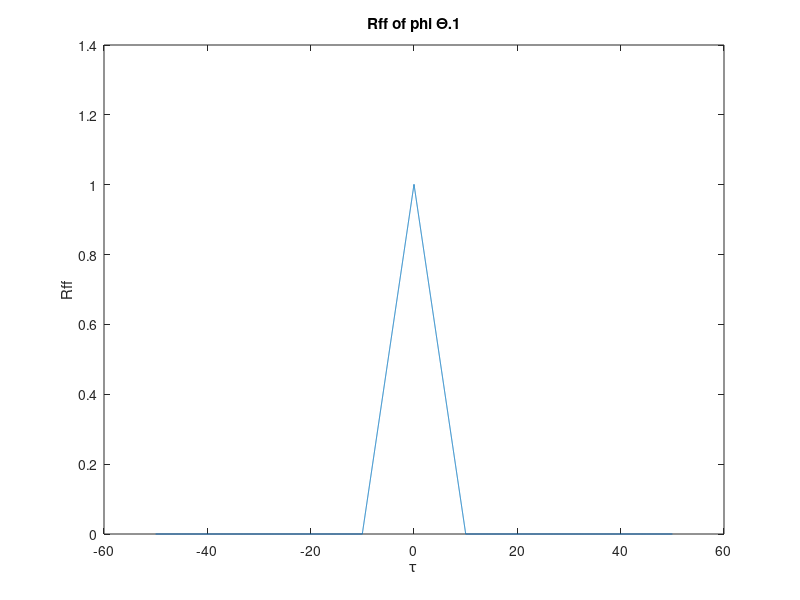
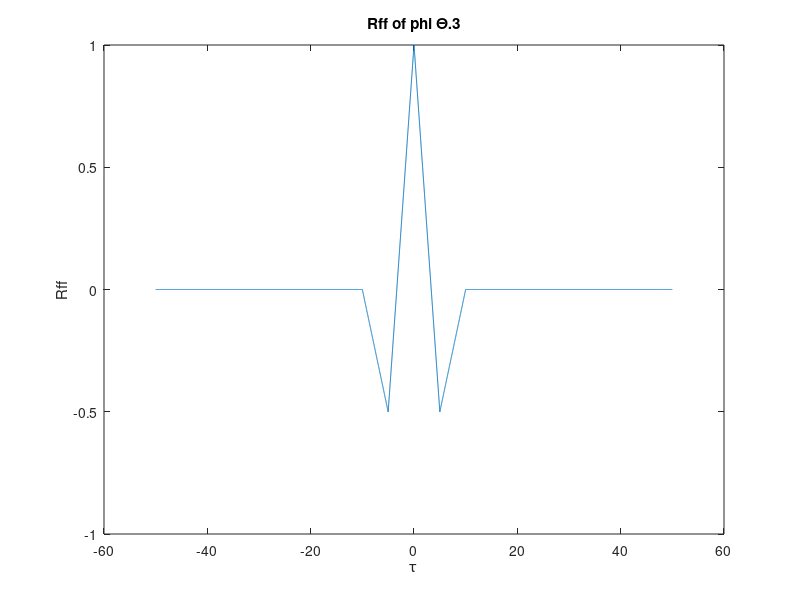

Write MATLAB code to recreate these figures, in order. (Note: this script raises an error after producing the figures.)
%TELECOMMUNICATION SYSTEMS I
%exercise 1
%authors-Panagiotis Sklavos/Giannis Peridis

%MATLAB CODE
clear all;
close all;
clc;
format compact;

disp('press any key to see the two Rff graphs of the theoritical questions')
pause
%Th.1 Let T=10. ,Ts =0.01
T=10;
Ts=0.01;
t=-25:Ts:25;
phi=zeros(1,length(t));
phi(abs(t)<= T/2)=1/sqrt(T);

%plot(t,phi)
t_rev=-t(end:-1:1);
phi_rev=phi(end:-1:1);
tconv=t(1)+t_rev(1):Ts:t(end)+t_rev(end);
Rff=conv(phi,phi_rev)*Ts;
plot(tconv,Rff)
xlabel('\tau');
ylabel('Rff');
title('Rff of phi \Theta.1');


%Th.3 Let T=10. ,Ts =0.01
figure();
Rff=zeros(1,length(tconv));
Rff(-T<=tconv & tconv<-T/2)=-1-tconv(-T<=tconv & tconv<-T/2)/T;
Rff(-T/2<=tconv & tconv<0)=1+3*tconv(-T/2<=tconv & tconv<0)/T;
Rff(0<=tconv & tconv<T/2)=1-3*tconv(0<=tconv & tconv<T/2)/T;
Rff(T/2<=tconv & tconv<T)=-1+tconv(T/2<=tconv & tconv<T)/T;
plot(tconv,Rff)
xlabel('\tau');
ylabel('Rff');
title('Rff of phi \Theta.3');

%A.1
%intialization of symbol period T,oversampling factor over,
%parameter A(half duration of the pulse) and roll-off factor a
T=10^-3;
over=10;
A=4;
a=[0 0.5 1];

%creating srrc pulses
[f1,t1]=srrc_pulse(T,over,A,a(1));
[f2,t2]=srrc_pulse(T,over,A,a(2));
[f3,t3]=srrc_pulse(T,over,A,a(3));

%creating graph of the pulses in the same plot
disp('press any key to see the graph of the srrc pulses with diferrent a')
pause
figure();
plot(t1,f1);
hold on;
plot(t2,f2);
plot(t3,f3);
title('srrc pulses with different a')
xlabel('t=time in seconds');
ylabel('f=srrc pulse');
legend('a = 0', 'a = 0.5', 'a = 1');

%A.2
%intialization of sampling period Ts,sampling frequency Fs,
%parameter Nf(number of equidistant points) and F axis
Ts=T/over;
Fs=1/Ts;
Nf=2048;
F=[-Fs/2:Fs/Nf:Fs/2-Fs/Nf];

%creating fast fourier transformations
F1= fftshift(fft(f1,Nf)*Ts);
F2= fftshift(fft(f2,Nf)*Ts);
F3= fftshift(fft(f3,Nf)*Ts);

%creating the energy density spectrumd
edsF1=abs(F1).^2;
edsF2=abs(F2).^2;
edsF3=abs(F3).^2;

%creating graph of the energy density spectrums
%in the same plot
disp('press any key to see the graph of the energy density spectrums')
pause
figure();
plot(F,edsF1);
hold on;
plot(F,edsF2);
plot(F,edsF3);
title('energy density spectrums');
xlabel('F=frequency in Hz');
ylabel('fedF=energy density spectrum of srrc pulses');
legend('a = 0', 'a = 0.5', 'a = 1');

%creating graph of the energy density spectrums
%in the same semilogy
disp('press any key to see the logarithmic yaxis graph of the energy density spectrums')
pause
figure();
semilogy(F,edsF1);
hold on;
semilogy(F,edsF2);
semilogy(F,edsF3);
title('energy density spectrums with logarithmic yaxis');
xlabel('F=frequency in Hz');
ylabel('fedF=energy density spectrum of srrc pulses');
legend('a = 0', 'a = 0.5', 'a = 1');

%A.3
%creating the band windth of energy density spectrum in theory
disp(' ')
disp('the band windth of enery density spectrums in theory')
disp(' ')
BWedsF1=(1+a(1))/(2*T)
BWedsF2=(1+a(2))/(2*T)
BWedsF3=(1+a(3))/(2*T)

%creating two horizontical lines with diffrent values c1 and c2
c1=T/10^3;
for ki= 1:length(F)-1
    c1=[c1 T/10^3];
end
c2=T/10^5;
for ki= 1:length(F)-1
    c2=[c2 T/10^5];
end

disp('press any key to see the same graph ,with two constant values c1 and c2')
pause
semilogy(F,c1);
semilogy(F,c2);
legend('a = 0', 'a = 0.5', 'a = 1','c1','c2');

%B.1 
%intialization of parameter A and vector of integer values k
A = 5;
k = 0:2*A;
%creation of srrc pulses
[f1,t1]=srrc_pulse(T,over,A,a(1));
[f2,t2]=srrc_pulse(T,over,A,a(2));
[f3,t3]=srrc_pulse(T,over,A,a(3));
%initialization of integrals to vectos filled with zeros
integral1=zeros(1,length(k));
integral2=integral1;
integral3=integral1;

%for loop for every value of vector k
for ki=0:length(k)-1
    
   %creation of the delayed srrc pulse for a=0
    f1kt = [zeros(1, over*ki) f1(1:end-ki*over)];
   %creation of product (srrc pulse)*(srrc pulse delayed by kT) for a=0
    product1 = f1.*f1kt;
    if(ki<4)
        disp('press any key to see the graphs of (srrc pulse) and (srrc pulse delayed by kT)for a=0:')
        pause
        figure()
        plot(t1,f1)
        hold on
        plot(t1,f1kt);
        title('for a=0:(srrc pulse) and (srrc pulse delayed by kT)')
        ylabel('\phi(t),\phi(T-kT)')
        xlabel('t=time in seconds')
        hold off
        disp('press any key to see the graph of(srrc pulse)*(srrc pulse delayed by kT) for a=0:')
        pause
        figure()
        plot(t1,product1)
        title('for a=0:(srrc pulse)*(srrc pulse delayed by kT)')
        ylabel('\phi(t),\phi(T-kT)')
        xlabel('t=time in seconds')
        %creation of integral of (srrc pulse)*(srrc pulse delayed by kT)
        %for a=0
        integral1(ki+1)=sum(product1)*Ts;
    end
    
   %creation of the delayed srrc pulse for a=0.5
   f2kt = [zeros(1, over*ki) f2(1:end-ki*over)];
   %creation of product (srrc pulse)*(srrc pulse delayed by kT) for a=0.5
    product2 = f2.*f2kt;
    if(ki<4)
        disp('press any key to see the graphs of (srrc pulse) and (srrc pulse delayed by kT)for a=0.5:')
        pause
        figure()
        plot(t2,f2)
        hold on
        plot(t2,f2kt);
        title('for a=0.5:(srrc pulse) and (srrc pulse delayed by kT)')
        ylabel('\phi(t),\phi(T-kT)')
        xlabel('t=time in seconds')
        hold off
        disp('press any key to see the graph of(srrc pulse)*(srrc pulse delayed by kT) for a=0.5:')
        pause
        figure()
        plot(t2,product2)
        title('for a=0.5:(srrc pulse)*(srrc pulse delayed by kT)')
        ylabel('\phi(t),\phi(T-kT)')
        xlabel('t=time in seconds')
        %creation of integral of (srrc pulse)*(srrc pulse delayed by kT)
        %for a=0.5
        integral2(ki+1)=sum(product2)*Ts;
    end
    
    %creation of the delayed srrc pulse for a=1
    f3kt = [zeros(1, over*ki) f3(1:end-ki*over)];
    %creation of product (srrc pulse)*(srrc pulse delayed by kT) for a=1
    product3 = f3.*f3kt;
    if(ki<4)
        disp('press any key to see the graphs of (srrc pulse) and (srrc pulse delayed by kT)for a=1:')
        pause
        figure()
        plot(t3,f3)
        hold on
        plot(t3,f3kt);
        title('for a=1:(srrc pulse) and (srrc pulse delayed by kT)')
        ylabel('\phi(t),\phi(T-kT)')
        xlabel('t=time in seconds')
        hold off
        disp('press any key to see the graph of(srrc pulse)*(srrc pulse delayed by kT) for a=1:')
        pause
        figure()
        plot(t3,product3)
        title('for a=1:(srrc pulse)*(srrc pulse delayed by kT)')
        ylabel('\phi(t),\phi(T-kT)')
        xlabel('t=time in seconds')
        %creation of integral of (srrc pulse)*(srrc pulse delayed by kT)
        %for a=1
        integral3(ki+1)=sum(product3)*Ts;
    end
end

disp(' ')
disp('the values of the integral of (srrc pulse)*(srrc pulse delayed by kT) for a=0,0.5,1 and k=0,1,2,3 ')
disp(' ')
integral1(1:4)
integral2(1:4)
integral3(1:4)

%C.1
%initialization of symbol period T,oversampling factor over,roll-off factor
%a,parameter A(half duration of the pulse),N number of bits
T=0.1;
over=10;
a=0.5;
A=5;
N=100;
T_s=T/over;

%call of the created function that transfers bits to 2PAM
disp('a random sequence of bits')
b=(sign(randn(N,1))+1)/2;

%C.2
%a
%call of the created function that transfers bits to 2PAM
disp('the transformed 2PAM sequence')
X=bits_to_2PAM(b);

%C.2.b
%creation of x_delta
X_delta=1/T_s*upsample(X,over);
t=(0:T_s:N*T-T_s);
%creation of the graph of x_delta
disp('press any key to see the graph of x_delta')
pause
figure()
plot(t,X_delta);
title('X_delta pulse')
xlabel('X_delta(t)')
ylabel('t=time in seconds')

%c
%creating an srrc pulse
[f4,t4]=srrc_pulse(T,over,A,a);
%creating th time axis for the convolution of f4 and X_delta
tconv=[t(1)+t4(1):T_s:t(end)+t4(end)];
%convolution of f4 and X_delta
X_t=conv(f4,X_delta)*T_s;
disp('press any key to see the convolution of f4 and X_delta')
pause
figure()
plot(tconv,X_t);
title('convolution of \phi(t) and X_delta')
ylabel('convolution of \phi(t) and X_delta')
xlabel('t=time in seconds')

%d
%convolution of f4 and X_t
%no need to change f4 because it is symmetrical to the time 
%axis(\phi(t)=\phi(-t))
Z=conv(f4,X_t)*T_s;
%creating th time axis for the convolution of f4 and X_t
tconv2=[tconv(1)+t4(1):T_s:tconv(end)+t4(end)];
disp('press any key to see the convolution of \phi(-t) and X_t')
pause
figure()
hold on
plot(tconv2,Z);
stem([0:N-1]*T,X);
title('convolution of \phi(-t) and X_t')
ylabel('convolution of \phi(-t) and X_t')
xlabel('t=time in seconds')
legend('Z(t)','X')


%Printing the values of Z for kt
for i = 1:N
    values = 'Z(%d)=%8f    ||    X(%d)=%d     ||    k=%d \n';
    fprintf(values,100+i*10,Z(90+i*10),i-1,X(i),i-1)
end
